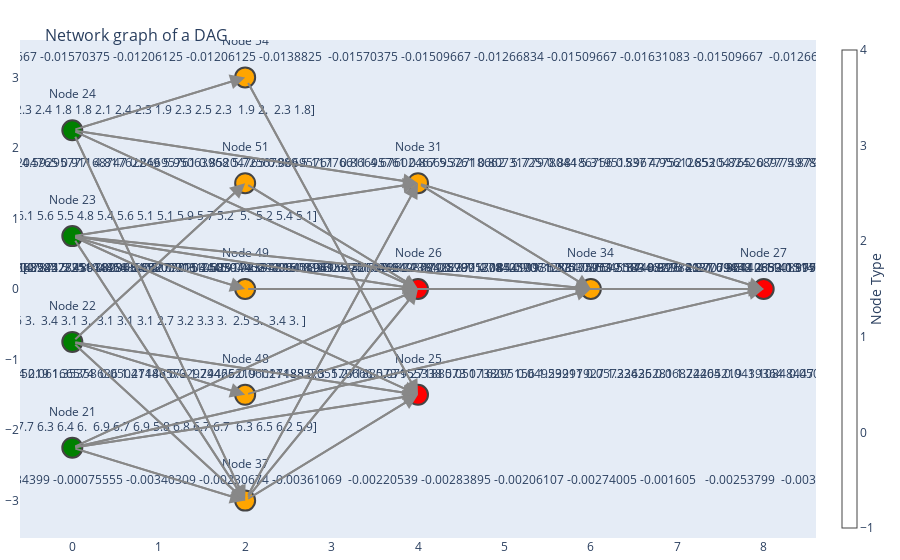

The notebook cell this image was saved under:
### Code cell
target_dag : DAG = best_of_generations[-1][0]

plot_dag(target_dag)

print('Has circles:', target_dag.check_for_circular())

### Figure 1 — Plotly figure (JSON) as saved in the notebook; plotly's stock layout.template omitted (floating-point values rounded to 4 significant figures)
{"data": [{"hoverinfo": "none", "line": {"color": "#888", "width": 2}, "mode": "lines", "type": "scatter", "x": [0, 4, null, 0, 4, null, 0, 8, null, 0, 2, null, 0, 4, null, 0, 2, null, 0, 2, null, 0, 2, null, 0, 4, null, 0, 4, null, 0, 4, null, 0, 6, null, 0, 2, null, 0, 2, null, 0, 4, null, 0, 4, null, 0, 2, null, 0, 2, null, 4, 8, null, 4, 6, null, 6, 8, null, 2, 4, null, 2, 4, null, 2, 4, null, 2, 6, null, 2, 8, null, 2, 4, null, 2, 4, null], "y": [-2.25, -1.5, null, -2.25, 0, null, -2.25, 0, null, -2.25, -3, null, -0.75, -1.5, null, -0.75, -3, null, -0.75, -1.5, null, -0.75, 1.5, null, 0.75, -1.5, null, 0.75, 0, null, 0.75, 1.5, null, 0.75, 0, null, 0.75, 0, null, 0.75, -3, null, 2.25, 0, null, 2.25, 1.5, null, 2.25, -3, null, 2.25, 3, null, 1.5, 0, null, 1.5, 0, null, 0, 0, null, -3, -1.5, null, -3, 0, null, -3, 1.5, null, -1.5, 0, null, 0, 0, null, 1.5, 0, null, 3, -1.5, null]}, {"hoverinfo": "text", "marker": {"color": ["green", "green", "green", "green", "red", "red", "red", "orange", "orange", "orange", "orange", "orange", "orange", "orange"], "colorbar": {"thickness": 15, "title": {"side": "right", "text": "Node Type"}, "xanchor": "left"}, "colorscale": [[0, "rgb(255,255,217)"], [0.125, "rgb(237,248,177)"], [0.25, "rgb(199,233,180)"], [0.375, "rgb(127,205,187)"], [0.5, "rgb(65,182,196)"], [0.625, "rgb(29,145,192)"], [0.75, "rgb(34,94,168)"], [0.875, "rgb(37,52,148)"], [1, "rgb(8,29,88)"]], "line": {"width": 2}, "showscale": true, "size": 20}, "mode": "markers+text", "text": ["Node 21<br>Out Val: [6.4 7.2 7.4 7.9 6.4 6.3 6.1 7.7 6.3 6.4 6.  6.9 6.7 6.9 5.8 6.8 6.7 6.7\n 6.3 6.5 6.2 5.9]", "Node 22<br>Out Val: [2.8 3.  2.8 3.8 2.8 2.8 2.6 3.  3.4 3.1 3.  3.1 3.1 3.1 2.7 3.2 3.3 3.\n 2.5 3.  3.4 3. ]", "Node 23<br>Out Val: [5.6 5.8 6.1 6.4 5.6 5.1 5.6 6.1 5.6 5.5 4.8 5.4 5.6 5.1 5.1 5.9 5.7 5.2\n 5.  5.2 5.4 5.1]", "Node 24<br>Out Val: [2.1 1.6 1.9 2.  2.2 1.5 1.4 2.3 2.4 1.8 1.8 2.1 2.4 2.3 1.9 2.3 2.5 2.3\n 1.9 2.  2.3 1.8]", "Node 25<br>Out Val: [0.04931076 0.03856316 0.03051652 0.03138853 0.04933264 0.06166574\n 0.05041446 0.02979426 0.06011485 0.05579666 0.07955338 0.05073807\n 0.04953297 0.05723426 0.06872204 0.0439364  0.0503929  0.05645882\n 0.05907502 0.05952653 0.06680036 0.07269181]", "Node 26<br>Out Val: [0.91204526 0.87553757 0.899406   0.90289324 0.91509165 0.85847891\n 0.89968405 0.90203445 0.92394805 0.89606732 0.86249362 0.87995704\n 0.91131705 0.86545509 0.89712031 0.92110633 0.91967779 0.88225707\n 0.86845152 0.87886395 0.91387096 0.88950916]", "Node 27<br>Out Val: [0.94527256 0.85686602 0.90610585 0.90299994 0.94958911 0.84472381\n 0.93013085 0.90612834 0.9619167  0.91988127 0.86442852 0.87770143\n 0.94066088 0.84470718 0.93212787 0.95310792 0.95264349 0.88846481\n 0.86858405 0.88563887 0.95064074 0.91827442]", "Node 31<br>Out Val: [5.4533286  5.1255849  5.58736624 5.86744854 5.54413949 4.59295777\n 4.81762249 5.95063968 5.72567989 5.11776611 4.67602467 5.32718662\n 5.72578044 5.31951537 4.95612653 5.82426897 5.87966758 5.38258955\n 4.89313579 5.11012268 5.50865654 4.8653006 ]", "Node 34<br>Out Val: [2.23328542 2.25072625 2.36147871 2.48938284 2.24277715 2.02917438\n 2.16081632 2.40547262 2.27982371 2.1844109  1.97537052 2.18346326\n 2.27079842 2.1141514  2.06412155 2.35261461 2.31574355 2.14056878\n 2.02867709 2.11209001 2.21146665 2.06366405]", "Node 37<br>Out Val: [-0.00291665 -0.00630214 -0.00622998 -0.00570233 -0.00258744 -0.00445646\n -0.00479029 -0.00534399 -0.00075555 -0.00340309 -0.00230674 -0.00361069\n -0.00220539 -0.00283895 -0.00206107 -0.00274005 -0.001605   -0.00253799\n -0.00356527 -0.00303242 -0.00076261 -0.00217345]", "Node 48<br>Out Val: [1.1901851  1.24465219 1.1901851  1.46252053 1.1901851  1.1901851\n 1.13571802 1.24465219 1.35358636 1.27188573 1.24465219 1.27188573\n 1.27188573 1.27188573 1.16295156 1.29911927 1.32635281 1.24465219\n 1.10848447 1.24465219 1.35358636 1.24465219]", "Node 49<br>Out Val: [5.25144464 5.43831967 5.71863222 5.99894476 5.25144464 4.78425707\n 5.25144464 5.71863222 5.25144464 5.15800713 4.50394453 5.06456961\n 5.25144464 4.78425707 4.78425707 5.53175719 5.34488216 4.87769458\n 4.69081956 4.87769458 5.06456961 4.78425707]", "Node 51<br>Out Val: [0.82222774 0.85204765 0.82222774 0.97132729 0.82222774 0.82222774\n 0.79240783 0.85204765 0.91168747 0.86695761 0.85204765 0.86695761\n 0.86695761 0.86695761 0.80731779 0.88186756 0.89677752 0.85204765\n 0.77749788 0.85204765 0.91168747 0.85204765]", "Node 54<br>Out Val: [-0.0138825  -0.01084709 -0.01266834 -0.01327542 -0.01448958 -0.01024\n -0.00963292 -0.01509667 -0.01570375 -0.01206125 -0.01206125 -0.0138825\n -0.01570375 -0.01509667 -0.01266834 -0.01509667 -0.01631083 -0.01509667\n -0.01266834 -0.01327542 -0.01509667 -0.01206125]"], "textposition": "top center", "type": "scatter", "x": [0, 0, 0, 0, 4, 4, 8, 4, 6, 2, 2, 2, 2, 2], "y": [-2.25, -0.75, 0.75, 2.25, -1.5, 0, 0, 1.5, 0, -3, -1.5, 0, 1.5, 3]}], "layout": {"annotations": [{"arrowcolor": "#888", "arrowhead": 2, "arrowsize": 1.5, "arrowwidth": 2, "ax": 0, "axref": "x", "ay": -2.25, "ayref": "y", "showarrow": true, "x": 4, "xref": "x", "y": -1.5, "yref": "y"}, {"arrowcolor": "#888", "arrowhead": 2, "arrowsize": 1.5, "arrowwidth": 2, "ax": 0, "axref": "x", "ay": -2.25, "ayref": "y", "showarrow": true, "x": 4, "xref": "x", "y": 0, "yref": "y"}, {"arrowcolor": "#888", "arrowhead": 2, "arrowsize": 1.5, "arrowwidth": 2, "ax": 0, "axref": "x", "ay": -2.25, "ayref": "y", "showarrow": true, "x": 8, "xref": "x", "y": 0, "yref": "y"}, {"arrowcolor": "#888", "arrowhead": 2, "arrowsize": 1.5, "arrowwidth": 2, "ax": 0, "axref": "x", "ay": -2.25, "ayref": "y", "showarrow": true, "x": 2, "xref": "x", "y": -3, "yref": "y"}, {"arrowcolor": "#888", "arrowhead": 2, "arrowsize": 1.5, "arrowwidth": 2, "ax": 0, "axref": "x", "ay": -0.75, "ayref": "y", "showarrow": true, "x": 4, "xref": "x", "y": -1.5, "yref": "y"}, {"arrowcolor": "#888", "arrowhead": 2, "arrowsize": 1.5, "arrowwidth": 2, "ax": 0, "axref": "x", "ay": -0.75, "ayref": "y", "showarrow": true, "x": 2, "xref": "x", "y": -3, "yref": "y"}, {"arrowcolor": "#888", "arrowhead": 2, "arrowsize": 1.5, "arrowwidth": 2, "ax": 0, "axref": "x", "ay": -0.75, "ayref": "y", "showarrow": true, "x": 2, "xref": "x", "y": -1.5, "yref": "y"}, {"arrowcolor": "#888", "arrowhead": 2, "arrowsize": 1.5, "arrowwidth": 2, "ax": 0, "axref": "x", "ay": -0.75, "ayref": "y", "showarrow": true, "x": 2, "xref": "x", "y": 1.5, "yref": "y"}, {"arrowcolor": "#888", "arrowhead": 2, "arrowsize": 1.5, "arrowwidth": 2, "ax": 0, "axref": "x", "ay": 0.75, "ayref": "y", "showarrow": true, "x": 4, "xref": "x", "y": -1.5, "yref": "y"}, {"arrowcolor": "#888", "arrowhead": 2, "arrowsize": 1.5, "arrowwidth": 2, "ax": 0, "axref": "x", "ay": 0.75, "ayref": "y", "showarrow": true, "x": 4, "xref": "x", "y": 0, "yref": "y"}, {"arrowcolor": "#888", "arrowhead": 2, "arrowsize": 1.5, "arrowwidth": 2, "ax": 0, "axref": "x", "ay": 0.75, "ayref": "y", "showarrow": true, "x": 4, "xref": "x", "y": 1.5, "yref": "y"}, {"arrowcolor": "#888", "arrowhead": 2, "arrowsize": 1.5, "arrowwidth": 2, "ax": 0, "axref": "x", "ay": 0.75, "ayref": "y", "showarrow": true, "x": 6, "xref": "x", "y": 0, "yref": "y"}, {"arrowcolor": "#888", "arrowhead": 2, "arrowsize": 1.5, "arrowwidth": 2, "ax": 0, "axref": "x", "ay": 0.75, "ayref": "y", "showarrow": true, "x": 2, "xref": "x", "y": 0, "yref": "y"}, {"arrowcolor": "#888", "arrowhead": 2, "arrowsize": 1.5, "arrowwidth": 2, "ax": 0, "axref": "x", "ay": 0.75, "ayref": "y", "showarrow": true, "x": 2, "xref": "x", "y": -3, "yref": "y"}, {"arrowcolor": "#888", "arrowhead": 2, "arrowsize": 1.5, "arrowwidth": 2, "ax": 0, "axref": "x", "ay": 2.25, "ayref": "y", "showarrow": true, "x": 4, "xref": "x", "y": 0, "yref": "y"}, {"arrowcolor": "#888", "arrowhead": 2, "arrowsize": 1.5, "arrowwidth": 2, "ax": 0, "axref": "x", "ay": 2.25, "ayref": "y", "showarrow": true, "x": 4, "xref": "x", "y": 1.5, "yref": "y"}, {"arrowcolor": "#888", "arrowhead": 2, "arrowsize": 1.5, "arrowwidth": 2, "ax": 0, "axref": "x", "ay": 2.25, "ayref": "y", "showarrow": true, "x": 2, "xref": "x", "y": -3, "yref": "y"}, {"arrowcolor": "#888", "arrowhead": 2, "arrowsize": 1.5, "arrowwidth": 2, "ax": 0, "axref": "x", "ay": 2.25, "ayref": "y", "showarrow": true, "x": 2, "xref": "x", "y": 3, "yref": "y"}, {"arrowcolor": "#888", "arrowhead": 2, "arrowsize": 1.5, "arrowwidth": 2, "ax": 4, "axref": "x", "ay": 1.5, "ayref": "y", "showarrow": true, "x": 8, "xref": "x", "y": 0, "yref": "y"}, {"arrowcolor": "#888", "arrowhead": 2, "arrowsize": 1.5, "arrowwidth": 2, "ax": 4, "axref": "x", "ay": 1.5, "ayref": "y", "showarrow": true, "x": 6, "xref": "x", "y": 0, "yref": "y"}, {"arrowcolor": "#888", "arrowhead": 2, "arrowsize": 1.5, "arrowwidth": 2, "ax": 6, "axref": "x", "ay": 0, "ayref": "y", "showarrow": true, "x": 8, "xref": "x", "y": 0, "yref": "y"}, {"arrowcolor": "#888", "arrowhead": 2, "arrowsize": 1.5, "arrowwidth": 2, "ax": 2, "axref": "x", "ay": -3, "ayref": "y", "showarrow": true, "x": 4, "xref": "x", "y": -1.5, "yref": "y"}, {"arrowcolor": "#888", "arrowhead": 2, "arrowsize": 1.5, "arrowwidth": 2, "ax": 2, "axref": "x", "ay": -3, "ayref": "y", "showarrow": true, "x": 4, "xref": "x", "y": 0, "yref": "y"}, {"arrowcolor": "#888", "arrowhead": 2, "arrowsize": 1.5, "arrowwidth": 2, "ax": 2, "axref": "x", "ay": -3, "ayref": "y", "showarrow": true, "x": 4, "xref": "x", "y": 1.5, "yref": "y"}, {"arrowcolor": "#888", "arrowhead": 2, "arrowsize": 1.5, "arrowwidth": 2, "ax": 2, "axref": "x", "ay": -1.5, "ayref": "y", "showarrow": true, "x": 6, "xref": "x", "y": 0, "yref": "y"}, {"arrowcolor": "#888", "arrowhead": 2, "arrowsize": 1.5, "arrowwidth": 2, "ax": 2, "axref": "x", "ay": 0, "ayref": "y", "showarrow": true, "x": 8, "xref": "x", "y": 0, "yref": "y"}, {"arrowcolor": "#888", "arrowhead": 2, "arrowsize": 1.5, "arrowwidth": 2, "ax": 2, "axref": "x", "ay": 1.5, "ayref": "y", "showarrow": true, "x": 4, "xref": "x", "y": 0, "yref": "y"}, {"arrowcolor": "#888", "arrowhead": 2, "arrowsize": 1.5, "arrowwidth": 2, "ax": 2, "axref": "x", "ay": 3, "ayref": "y", "showarrow": true, "x": 4, "xref": "x", "y": -1.5, "yref": "y"}], "hovermode": "closest", "margin": {"b": 20, "l": 5, "r": 5, "t": 40}, "showlegend": false, "title": {"font": {"size": 16}, "text": "<br>Network graph of a DAG"}, "xaxis": {"showgrid": false, "zeroline": false}, "yaxis": {"showgrid": false, "zeroline": false}}}
